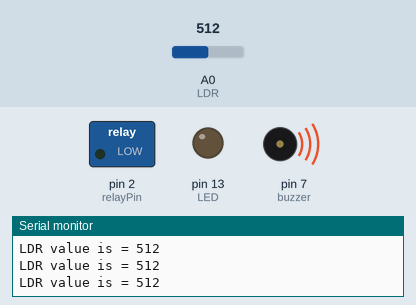
Bench run of a sketch on a simulated Arduino Uno, built with avr-gcc and run on an emulated ATmega328P. On the bench: switched loads named in the sketch (green lamp = pin HIGH), output pins drawn as LEDs (lit = HIGH), buzzer (waves = sounding, pin HIGH), the last lines printed to the serial monitor. The test bench sets the inputs (shaded band); at power-on: A0 (LDR) = 512.

Above: at 1.2 s.
1.3 s: A0 (LDR) set to 590
2.8 s: A0 (LDR) set to 612
At 4.0 s:
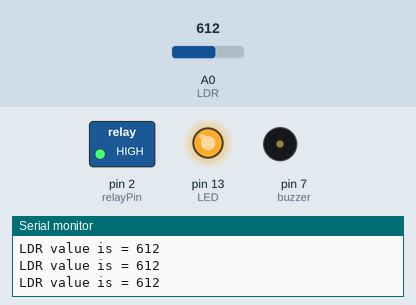
4.3 s: A0 (LDR) set to 511
At 5.3 s:
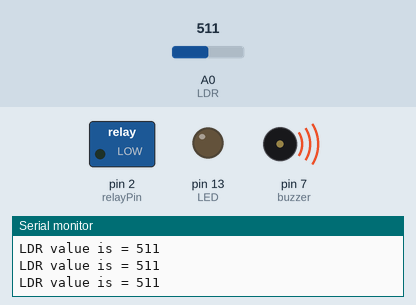
5.8 s: A0 (LDR) set to 610
At 7.1 s:
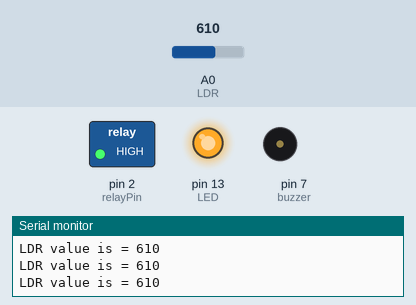
Timing chart, 0 to 8.8 s (numbered marks = the images above; inputs shaded):
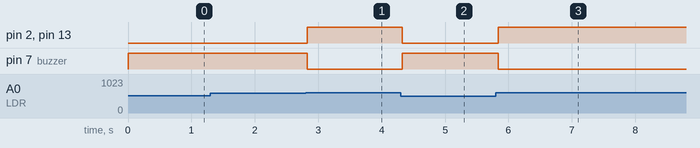

Measured:
- the behaviour switches between 599 and 600 on A0 (LDR) (found by bisection; images 0 and 1)
- after the input at 2.8 s, pin 2 (relayPin), pin 13 (LED): LOW → HIGH at once; pin 7 (buzzer): HIGH → LOW at once
- after the input at 4.3 s, pin 2 (relayPin), pin 13 (LED): HIGH → LOW at once; pin 7 (buzzer): LOW → HIGH at once
- after the input at 5.8 s, pin 2 (relayPin), pin 13 (LED): LOW → HIGH at once; pin 7 (buzzer): HIGH → LOW at once

The sketch:

L1_Ldr_Relay_AcLight.ino.ino
```cpp
//Developed by Min Thant Kyaw

// V1 - relay and AC led

// // Define the pin that controls the relay
// int relayPin = 2;

// void setup() {
//   // Set the relay pin as an output
//   pinMode(relayPin, OUTPUT);
// }

// void loop() {
//   // Turn on the relay
//   digitalWrite(relayPin, HIGH);
//   delay(2000); // Wait for 1 second

//   // Turn off the relay
//   digitalWrite(relayPin, LOW);
//   delay(2000); // Wait for 1 second
// }


// V2 - relay, LDR and AC led

const int relayPin = 2; // Define the pin that controls the relay
const int LDR = A0; // Define the pin that receive data from analog pin
const int buzzer = 7; // Buzzer is connected to digital pin 8
const int LED = 13; // led is connected to digital pin 13

void setup() {

  pinMode(relayPin, OUTPUT); // Set the relay pin as an output
  pinMode(LDR, INPUT); // Set the A0 pin as input
  pinMode(buzzer, OUTPUT); // Set the buzzer pin as an output
  pinMode(LED, OUTPUT); // Set the led pin as an output

  Serial.begin(9600); // Initialize serial communication

}

void loop() {

 int LDR_PIN_VALUE=analogRead(LDR); //Read analog data from A0
 Serial.println("LDR value is = "+String(LDR_PIN_VALUE)); // Print LDR value to serial monitor
//  delay(500); // Wait for a moment

 ldr_relay_led(LDR_PIN_VALUE,LED,buzzer,relayPin);

}

void ldr_relay_led(int LDR_PIN_VALUE, int LED, int BUZZER, int RELAY_PIN){

  if (LDR_PIN_VALUE < 600) {


    digitalWrite(BUZZER, HIGH); // Turn off the buzzer
    digitalWrite(LED, LOW);
    digitalWrite(RELAY_PIN, LOW);
  }else{

  digitalWrite(BUZZER, LOW); // Turn on the buzzer
  digitalWrite(LED, HIGH);  // Turn on the LED
  digitalWrite(RELAY_PIN, HIGH); // Turn on the AC LED

  }

}
```
